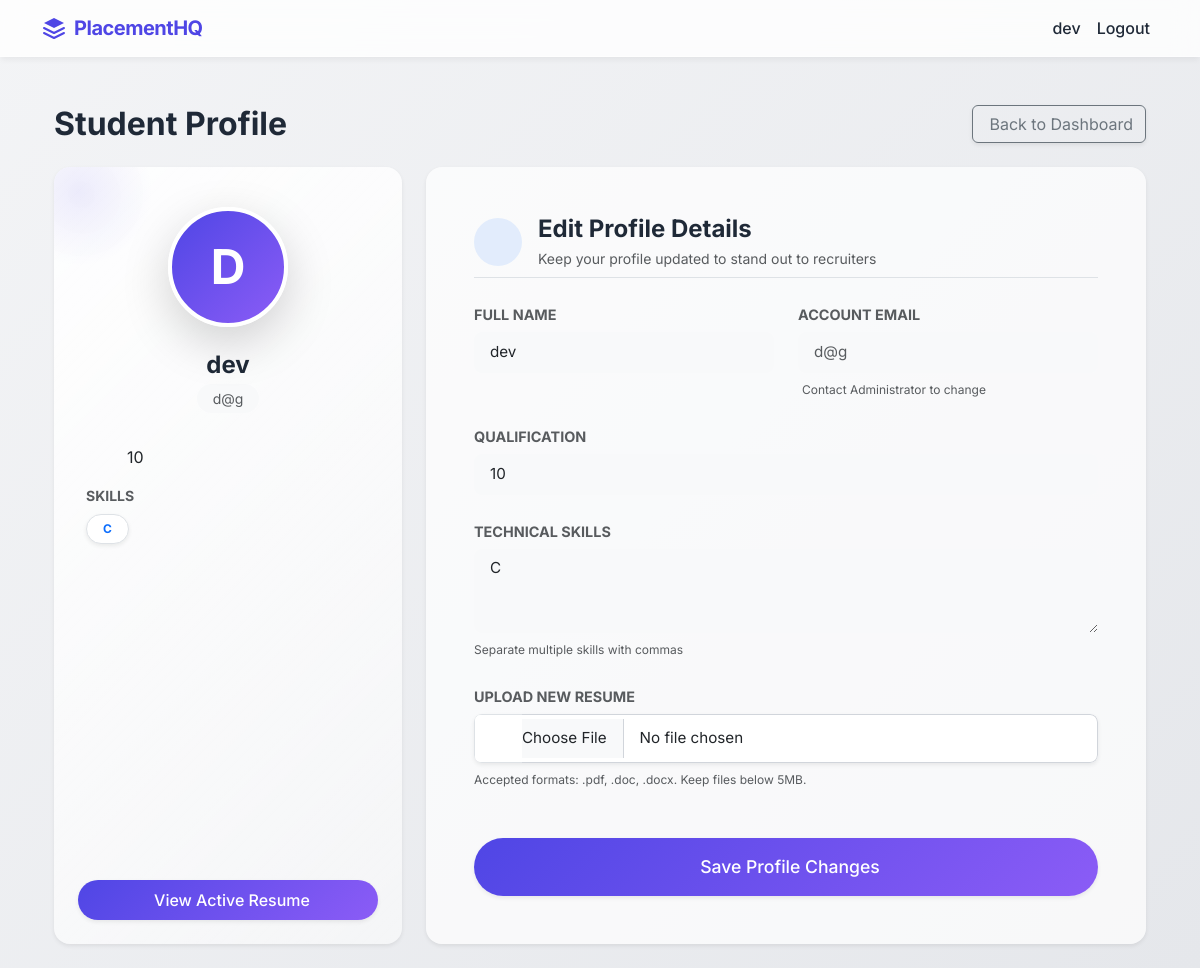
The app's page /student/profile (signed in) with its own data.
### backend/models.py (models this page shows, shortened)
class User(db.Model, UserMixin):
    __tablename__ = "user"
    id = db.Column(db.Integer, primary_key=True)
    full_name = db.Column(db.String(100), nullable=False)
    email = db.Column(db.String(120), unique=True, nullable=False)
    password = db.Column(db.String(200), nullable=False)
    role = db.Column(db.String(20), nullable=False)
    is_active = db.Column(db.Boolean, default=True)
    created_at = db.Column(db.DateTime, default=datetime.utcnow)
    company_profile = db.relationship(
        "CompanyProfile", backref="user", uselist=False, cascade="all, delete"
    )
    student_profile = db.relationship(
        "StudentProfile", backref="user", uselist=False, cascade="all, delete"
    )
    applications = db.relationship(
        "Application", backref="student", cascade="all, delete", lazy=True
    )

class StudentProfile(db.Model):
    __tablename__ = "student_profile"
    id = db.Column(db.Integer, primary_key=True)
    qualification = db.Column(db.String(100), nullable=False)
    skills = db.Column(db.String(250))
    resume_path = db.Column(db.String(250))
    is_blacklisted = db.Column(db.Boolean, default=False)
    user_id = db.Column(
        db.Integer, db.ForeignKey("user.id", ondelete="CASCADE"), nullable=False
    )

### backend/controllers.py (the view, shortened to what this page needs)
@bp.route("/student/profile", methods=["GET", "POST"])
@login_required
@role_required("STUDENT")
def student_profile():
    student_id = current_user.id
    if not student_id:
        return redirect(url_for("main.login"))
    user = User.query.get_or_404(student_id)
    profile = StudentProfile.query.filter_by(user_id=student_id).first()
    return render_template(
        "student_profile.html",
        user=user,
        profile=profile
    )

### backend/__init__.py (called while the page is built)
def create_app():
    app = Flask(__name__, template_folder="../templates", static_folder="../static")
    app.config["SQLALCHEMY_DATABASE_URI"] = os.getenv(
        "DATABASE_URL",
        "sqlite:///PLACEMENT_PORTAL.sqlite3"
    )
    app.config["SQLALCHEMY_TRACK_MODIFICATIONS"] = False
    app.config["SECRET_KEY"] = os.getenv("SECRET_KEY", "placement_secret_key")
    app.debug = True
    db.init_app(app)
    login_manager = LoginManager()
    login_manager.login_view = "main.login"
    login_manager.init_app(app)
    @login_manager.user_loader
    def load_user(user_id):
        return User.query.get(int(user_id))
    from .controllers import bp
    app.register_blueprint(bp)
    from .api import api_bp
    app.register_blueprint(api_bp)
    return app

### backend/controllers.py (called while the page is built)
def role_required(role):
    def decorator(f):
        @wraps(f)
        def decorated_function(*args, **kwargs):
            if not current_user.is_authenticated:
                return redirect(url_for('main.login'))
            if current_user.role != role:
                flash("You do not have permission to view this page.", "danger")
                return redirect(url_for('main.login'))
            return f(*args, **kwargs)
        return decorated_function
    return decorator

### templates/student_profile.html (shortened to what this page needs)
{% extends "base.html" %}
{% block content %}
<div class="container py-4">
    <div class="d-flex flex-column flex-md-row justify-content-between align-items-center mb-4">
        <h2 class="fw-bold mb-3 mb-md-0" style="color: var(--dark-text);">Student Profile</h2>
        <a href="{{ url_for('main.student_dashboard') }}" class="btn btn-outline-secondary shadow-sm">
             Back to Dashboard
        </a>
    </div>
    <div class="row g-4 animate-fade-in">
        <div class="col-lg-4">
            <div class="glass-card border-0 shadow-sm text-center p-4 h-100 d-flex flex-column align-items-center position-relative overflow-hidden" style="background: linear-gradient(135deg, rgba(255,255,255,0.9) 0%, rgba(255,255,255,0.5) 100%);">
                <div class="position-absolute" style="top: -50px; left: -50px; width: 150px; height: 150px; background: radial-gradient(circle, rgba(79, 70, 229, 0.1) 0%, transparent 70%); border-radius: 50%;"></div>
                <div class="rounded-circle d-flex align-items-center justify-content-center shadow-lg mb-4 mt-3 position-relative z-1" style="width: 120px; height: 120px; background: linear-gradient(135deg, var(--primary) 0%, var(--accent) 100%); color: white; font-size: 3rem; font-weight: bold; border: 4px solid white;">
                    {{ (user.full_name or 'U')[0] | upper }}
                </div>
                <h4 class="fw-bold mb-1" style="color: var(--dark-text);">{{ user.full_name }}</h4>
                <p class="text-muted mb-4 px-3 py-1 bg-light rounded-pill small">{{ user.email }}</p>
                <div class="w-100 mt-2 text-start px-2">
                    <p class="mb-3 d-flex align-items-center">
                        <span class="text-dark">{{ profile.qualification }}</span>
                    </p>
                    <div class="mb-4">
                        <p class="mb-2 text-muted small fw-bold text-uppercase tracking-widest">Skills</p>
                        <div class="d-flex flex-wrap gap-2">
                            {% if profile.skills %}
                                {% for skill in profile.skills.split(',') %}
                                    <span class="badge bg-white shadow-sm text-primary border px-3 py-2 rounded-pill">{{ skill.strip() }}</span>
                                {% endfor %}
                            {% else %}
                                <span class="text-muted small">No skills specified</span>
                            {% endif %}
                        </div>
                    </div>
                </div>
                <div class="mt-auto w-100 pt-4">
                    {% if profile.resume_path %}
                        <a href="{{ url_for('static', filename=profile.resume_path) }}" target="_blank" class="btn btn-premium w-100 shadow-sm py-2">
                             View Active Resume
                        </a>
                    {% else %}
                        <button class="btn btn-outline-danger w-100 shadow-sm py-2" disabled>
                            <i class="fas fa-exclamation-circle me-2"></i> No Resume Uploaded
                        </button>
                    {% endif %}
                </div>
            </div>
        </div>
        <div class="col-lg-8">
            <div class="glass-card border-0 shadow-sm p-4 p-md-5 h-100">
                <div class="d-flex align-items-center mb-4 pb-2 border-bottom">
                    <div class="bg-primary bg-opacity-10 text-primary rounded-circle d-flex justify-content-center align-items-center me-3" style="width: 48px; height: 48px;">
                    </div>
                    <div>
                        <h4 class="fw-bold mb-0">Edit Profile Details</h4>
                        <p class="text-muted small mb-0 mt-1">Keep your profile updated to stand out to recruiters</p>
                    </div>
                </div>
                <form method="POST" enctype="multipart/form-data">
                    <div class="row g-4">
                        <div class="col-md-6 form-group">
                            <label class="form-label fw-bold text-muted small text-uppercase tracking-widest">Full Name</label>
                            <input type="text" name="name" class="form-control form-control-lg bg-light border-0 shadow-none px-3 py-2" value="{{ user.full_name }}" required>
                        </div>
                        <div class="col-md-6 form-group">
                            <label class="form-label fw-bold text-muted small text-uppercase tracking-widest">Account Email</label>
                            <input type="email" class="form-control form-control-lg bg-light border-0 shadow-none text-muted px-3 py-2" value="{{ user.email }}" disabled>
                            <small class="text-muted mt-2 d-inline-block" style="font-size: 0.75rem;"> Contact Administrator to change</small>
                        </div>
                        <div class="col-12 form-group">
                            <label class="form-label fw-bold text-muted small text-uppercase tracking-widest">Qualification</label>
                            <input type="text" name="qualification" class="form-control form-control-lg bg-light border-0 shadow-none px-3 py-2" value="{{ profile.qualification }}" placeholder="e.g. B.Tech Computer Science" required>
                        </div>
                        <div class="col-12 form-group">
                            <label class="form-label fw-bold text-muted small text-uppercase tracking-widest">Technical Skills</label>
                            <textarea name="skills" class="form-control form-control-lg bg-light border-0 shadow-none px-3 py-2" rows="3" placeholder="e.g. Python, Java, React (Comma separated)">{{ profile.skills }}</textarea>
                            <small class="text-muted mt-2 d-inline-block" style="font-size: 0.75rem;">Separate multiple skills with commas</small>
                        </div>
                        <div class="col-12 form-group">
                            <label class="form-label fw-bold text-muted small text-uppercase tracking-widest">Upload New Resume</label>
                            <div class="input-group shadow-sm rounded-3 overflow-hidden">
                                <span class="input-group-text bg-white border-end-0 text-muted px-4"></span>
                                <input type="file" name="resume" class="form-control form-control-lg bg-white border-start-0 ps-0 shadow-none" accept=".pdf,.doc,.docx">
                            </div>
                            <small class="text-muted mt-2 d-inline-block" style="font-size: 0.75rem;">Accepted formats: .pdf, .doc, .docx. Keep files below 5MB.</small>
                        </div>
                        <div class="col-12 mt-5">
                            <button type="submit" class="btn btn-premium btn-lg w-100 shadow-sm py-3" style="font-size: 1.1rem;">
                                 Save Profile Changes
                            </button>
                        </div>
                    </div>
                </form>
            </div>
        </div>
    </div>
</div>
{% endblock %}

### templates/base.html (shortened to what this page needs)
<!DOCTYPE html>
<html lang="en">
<head>
    <link
      href="https://cdn.jsdelivr.net/npm/bootstrap@5.3.2/dist/css/bootstrap.min.css"
      rel="stylesheet"
    >
    <link rel="stylesheet" href="{{ url_for('static', filename='css/styles.css') }}">
</head>
<body class="{% block body_class %}{% endblock %}">
<nav class="navbar navbar-expand-lg navbar-glass">
    <div class="container">
        <a class="navbar-brand d-flex align-items-center" href="/">
            <svg class="me-2" width="24" height="24" viewBox="0 0 24 24" fill="none" xmlns="http://www.w3.org/2000/svg">
                <path d="M12 2L2 7L12 12L22 7L12 2Z" fill="#4F46E5"/>
                <path d="M2 17L12 22L22 17M2 12L12 17L22 12" stroke="#4F46E5" stroke-width="2" stroke-linecap="round" stroke-linejoin="round"/>
            </svg>
            PlacementHQ
        </a>
        <div class="collapse navbar-collapse">
            <ul class="navbar-nav ms-auto">
                {% if current_user.is_authenticated %}
                    <li class="nav-item">
                        <span class="nav-link">
                            {{ current_user.full_name }}
                        </span>
                    </li>
                    <li class="nav-item">
                        <a class="nav-link" href="{{ url_for('main.logout') }}">Logout</a>
                    </li>
                {% else %}
                    <li class="nav-item">
                        <a class="nav-link" href="{{ url_for('main.login') }}">Login</a>
                    </li>
                {% endif %}
            </ul>
        </div>
    </div>
</nav>
<div class="container mt-4">
    {% block content %}{% endblock %}
</div>
</body>
</html>

### static/css/styles.css (style rules this page uses)
:root { --primary: #4F46E5; --primary-hover: #4338CA; --secondary: #10B981; --secondary-hover: #059669; --accent: #8B5CF6; --dark-text: #1F2937; --muted-text: #6B7280; --background-start: #F3F4F6; --background-end: #E5E7EB; --glass-bg: rgba(255, 255, 255, 0.7); --glass-border: rgba(255, 255, 255, 0.5); --glass-shadow: 0 8px 32px 0 rgba(31, 38, 135, 0.05); --font-main: 'Inter', system-ui, -apple-system, sans-serif; --border-radius-sm: 8px; --border-radius-md: 12px; --border-radius-lg: 16px; --border-radius-pill: 50px; }
body { font-family: var(--font-main); color: var(--dark-text); background: linear-gradient(135deg, var(--background-start) 0%, var(--background-end) 100%); background-attachment: fixed; min-height: 100vh; margin: 0; padding: 0; overflow-x: hidden; }
.animate-fade-in { animation: fadeInUp 0.6s cubic-bezier(0.16, 1, 0.3, 1) forwards; }
.navbar-glass { background: rgba(255, 255, 255, 0.8) !important; backdrop-filter: blur(12px); -webkit-backdrop-filter: blur(12px); border-bottom: 1px solid var(--glass-border); box-shadow: 0 4px 6px -1px rgba(0, 0, 0, 0.05); position: sticky; top: 0; z-index: 1000; transition: all 0.3s ease; }
.navbar-glass .navbar-brand { font-weight: 700; color: var(--primary) !important; letter-spacing: -0.5px; }
.navbar-glass .nav-link { color: var(--dark-text) !important; font-weight: 500; transition: color 0.2s ease; }
.glass-card { background: var(--glass-bg); backdrop-filter: blur(16px); -webkit-backdrop-filter: blur(16px); border: 1px solid var(--glass-border); border-radius: var(--border-radius-lg); box-shadow: var(--glass-shadow); transition: transform 0.3s ease, box-shadow 0.3s ease; overflow: hidden; }
.form-control, .form-select { border-radius: var(--border-radius-sm); border: 1px solid #D1D5DB; padding: 0.75rem 1rem; font-size: 0.95rem; transition: all 0.2s ease; background-color: rgba(255, 255, 255, 0.9); }
.form-label { font-weight: 500; font-size: 0.9rem; color: var(--dark-text); margin-bottom: 0.4rem; }
.btn-premium { background: linear-gradient(135deg, var(--primary) 0%, var(--accent) 100%); color: white !important; border: none; border-radius: var(--border-radius-pill); padding: 0.6rem 1.5rem; font-weight: 500; transition: all 0.3s ease; box-shadow: 0 4px 10px rgba(79, 70, 229, 0.3); }

### records on screen
User: full_name "dev", full_name "D", email "d@g", name "dev"
StudentProfile: qualification "10", skills "C"

### other values on screen
{{ skill.strip() }} "C"
